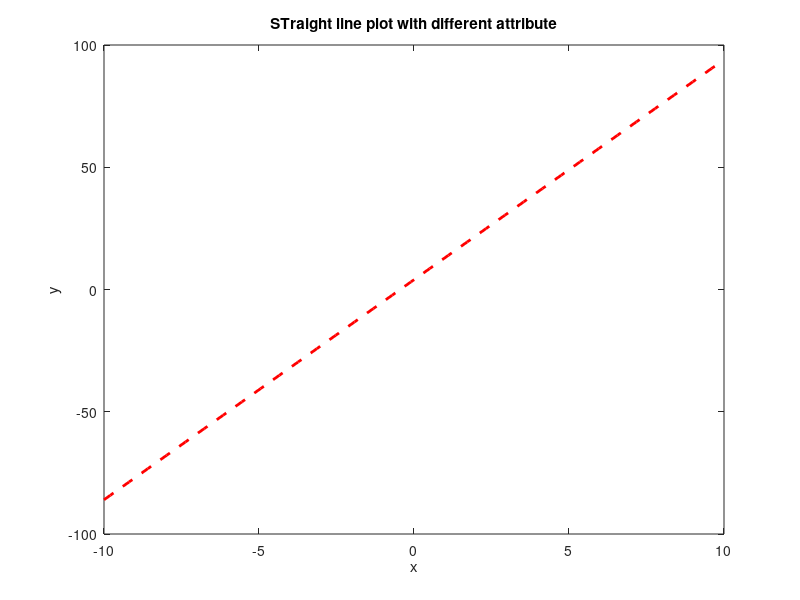

Reproduce this figure in MATLAB.
% defining slope and intercept
m = 9
c = 4; 

% generate x values for the line
x = linspace(-10, 10, 100);

% Calculate the value of y
y = m*x + c ;
% Rishabh Dhawad
% plotting the line with attributes
plot(x, y, 'r--', 'LineWidth', 2);
xlabel('x');
ylabel('y');
title('STraight line plot with different attribute');